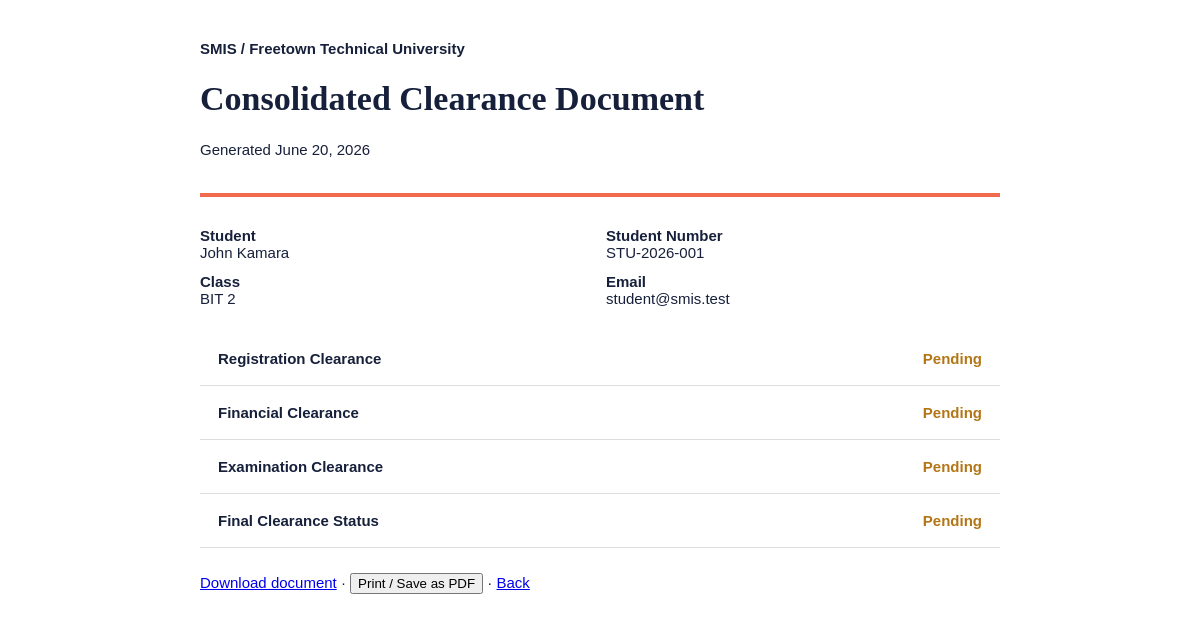
Screenshot of /student/clearance-document.php (signed in) with the database file from the repository.
### tables this page shows
CREATE TABLE students (
  id INT UNSIGNED AUTO_INCREMENT PRIMARY KEY,
  user_id INT UNSIGNED NOT NULL UNIQUE,
  student_number VARCHAR(40) NOT NULL UNIQUE,
  class_id INT UNSIGNED NULL,
  semester_id INT UNSIGNED NULL,
  gender VARCHAR(20) NULL,
  phone VARCHAR(40) NULL,
  address VARCHAR(255) NULL,
  date_of_birth DATE NULL,
  document_path VARCHAR(255) NULL,
  created_at DATETIME NOT NULL DEFAULT CURRENT_TIMESTAMP,
  CONSTRAINT fk_students_user FOREIGN KEY (user_id) REFERENCES users(id) ON DELETE CASCADE,
  CONSTRAINT fk_students_class FOREIGN KEY (class_id) REFERENCES classes(id) ON DELETE SET NULL,
  CONSTRAINT fk_students_semester FOREIGN KEY (semester_id) REFERENCES semesters(id) ON DELETE SET NULL,
  INDEX idx_students_class (class_id),
  INDEX idx_students_semester (semester_id)
);

CREATE TABLE users (
  id INT UNSIGNED AUTO_INCREMENT PRIMARY KEY,
  name VARCHAR(120) NOT NULL,
  email VARCHAR(150) NOT NULL UNIQUE,
  password VARCHAR(255) NOT NULL,
  role ENUM('admin','student','lecturer','finance') NOT NULL,
  status ENUM('active','inactive') NOT NULL DEFAULT 'active',
  last_login_at DATETIME NULL,
  created_at DATETIME NOT NULL DEFAULT CURRENT_TIMESTAMP,
  updated_at DATETIME NULL ON UPDATE CURRENT_TIMESTAMP,
  INDEX idx_users_role (role),
  INDEX idx_users_status (status)
);

CREATE TABLE classes (
  id INT UNSIGNED AUTO_INCREMENT PRIMARY KEY,
  name VARCHAR(80) NOT NULL UNIQUE,
  description TEXT NULL,
  created_at DATETIME NOT NULL DEFAULT CURRENT_TIMESTAMP
);

### includes/database.php (called while the page is built, shortened)
<?php
function db(): PDO
{
    static $pdo = null;
    if ($pdo instanceof PDO) {
        return $pdo;
    }
    $config = require __DIR__ . '/../config/database.php';
    $dsn = sprintf(
        'mysql:host=%s;port=%s;dbname=%s;charset=%s',
        $config['host'],
        $config['port'],
        $config['database'],
        $config['charset']
    );
    $pdo = new PDO($dsn, $config['username'], $config['password'], [
        PDO::ATTR_ERRMODE => PDO::ERRMODE_EXCEPTION,
        PDO::ATTR_DEFAULT_FETCH_MODE => PDO::FETCH_ASSOC,
        PDO::ATTR_EMULATE_PREPARES => false,
    ]);
    return $pdo;
}
function db_statement(string $sql, array $params = []): PDOStatement
{
    $statement = db()->prepare($sql);
    $statement->execute($params);
    return $statement;
}
function db_one(string $sql, array $params = []): ?array
{
    $row = db_statement($sql, $params)->fetch();
    return $row === false ? null : $row;
}

### includes/auth.php (called while the page is built, shortened)
<?php
function current_user(): ?array
{
    static $user = null;
    if ($user === null) {
        $user = db_one('SELECT id, name, email, role, status, last_login_at FROM users WHERE id = :id', [
            'id' => $_SESSION['user_id'],
        ]);
    }
    return $user;
}

### includes/middleware.php (called while the page is built, shortened)
<?php
function require_login(): void
{
    if (!current_user()) {
        set_flash('error', 'Please sign in to continue.');
        redirect('login.php');
    }
}
function require_role(string|array $roles): void
{
    require_login();
}

### includes/functions.php (called while the page is built, shortened)
<?php
function app_config(?string $key = null, mixed $default = null): mixed
{
    static $config = null;
    if ($config === null) {
        $config = require __DIR__ . '/../config/app.php';
    }
    $value = $config;
    foreach (explode('.', $key) as $part) {
        $value = $value[$part];
    }
    return $value;
}
function e(mixed $value): string
{
    return htmlspecialchars((string) $value, ENT_QUOTES, 'UTF-8');
}
function url(string $path = ''): string
{
    $base = rtrim((string) app_config('base_url', ''), '/');
    $path = ltrim($path, '/');
    return $path === '' ? ($base === '' ? '/' : $base) : $base . '/' . $path;
}

### config/database.php (called while the page is built)
<?php
return [
    'host' => 'localhost',
    'port' => '3306',
    'database' => 'smis_db',
    'username' => 'root',
    'password' => '',
    'charset' => 'utf8mb4',
];

### student/clearance-document.php (the view, shortened to what this page needs)
<?php
declare(strict_types=1);require __DIR__.'/../includes/bootstrap.php';require_role('student');$student=db_one('SELECT s.id,s.student_number,u.name,u.email,c.name class_name FROM students s JOIN users u ON u.id=s.user_id LEFT JOIN classes c ON c.id=s.class_id WHERE s.user_id=:id',['id'=>current_user()['id']]);$statuses=db_one('SELECT COALESCE(fc.status,"pending") finance,COALESCE(rc.status,"pending") registration,COALESCE(ec.status,"pending") exam,COALESCE(fic.status,"pending") final FROM students s LEFT JOIN finance_clearance fc ON fc.student_id=s.id LEFT JOIN registration_clearance rc ON rc.student_id=s.id LEFT JOIN exam_clearance ec ON ec.student_id=s.id LEFT JOIN final_clearance fic ON fic.student_id=s.id WHERE s.id=:id',['id'=>$student['id']]);if(query('download')==='1'){header('Content-Type: text/html; charset=UTF-8');header('Content-Disposition: attachment; filename="clearance-'.$student['student_number'].'.html"');}$approved=fn(string $v):string=>in_array($v,['approved','cleared'],true)?'Approved':'Pending';?>
<!doctype html><html><head></head><body><header><strong>SMIS / Freetown Technical University</strong><h1>Consolidated Clearance Document</h1><p>Generated <?=date('F j, Y')?></p></header><div class="meta"><div><b>Student</b><br><?=e($student['name'])?></div><div><b>Student Number</b><br><?=e($student['student_number'])?></div><div><b>Class</b><br><?=e($student['class_name']??'-')?></div><div><b>Email</b><br><?=e($student['email'])?></div></div><?php foreach(['registration'=>'Registration Clearance','finance'=>'Financial Clearance','exam'=>'Examination Clearance','final'=>'Final Clearance Status'] as $key=>$label):$value=$approved($statuses[$key]);?><div class="item"><strong><?=$label?></strong><span class="<?=strtolower($value)?>"><?=$value?></span></div><?php endforeach?><div class="actions"><a href="?download=1">Download document</a> · <button onclick="window.print()">Print / Save as PDF</button> · <a href="<?=url('student/dashboard.php')?>">Back</a></div></body></html>

### student/clearance-document.php (style rules this page uses)
body { font:15px Arial;color:#17203b;padding:40px;max-width:800px;margin:auto }
header { border-bottom:4px solid #f26b4f;padding-bottom:20px;margin-bottom:30px }
h1 { font-family:Georgia;font-size:34px }
.meta { display:grid;grid-template-columns:1fr 1fr;gap:12px;margin:25px 0 }
.item { display:flex;justify-content:space-between;padding:18px;border-bottom:1px solid #ddd }
.pending { color:#b47514;font-weight:bold }
.actions { margin:25px 0 }

### rows the page displays
students: user.name "John Kamara", student_number "STU-2026-001", class.name "BIT 2", user.email "student@smis.test"

### other values shown
$label "Registration Clearance"
$value "Pending"
$label "Financial Clearance"
$label "Examination Clearance"
$label "Final Clearance Status"
